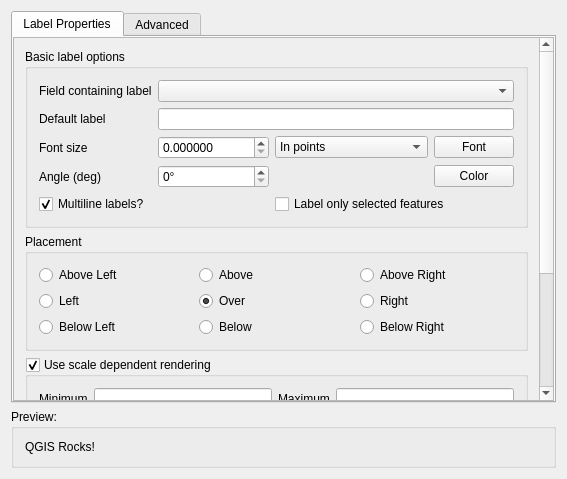
<?xml version="1.0" encoding="UTF-8"?>
<ui version="4.0">
 <class>QgsLabelDialogBase</class>
 <widget class="QWidget" name="QgsLabelDialogBase">
  <property name="geometry">
   <rect>
    <x>0</x>
    <y>0</y>
    <width>567</width>
    <height>479</height>
   </rect>
  </property>
  <property name="sizePolicy">
   <sizepolicy hsizetype="Expanding" vsizetype="Expanding">
    <horstretch>0</horstretch>
    <verstretch>0</verstretch>
   </sizepolicy>
  </property>
  <property name="windowTitle">
   <string>Form1</string>
  </property>
  <layout class="QVBoxLayout" name="verticalLayout">
   <item>
    <widget class="QTabWidget" name="tabWidget">
     <property name="currentIndex">
      <number>0</number>
     </property>
     <widget class="QWidget" name="tab">
      <attribute name="title">
       <string>Label Properties</string>
      </attribute>
      <layout class="QGridLayout" name="gridLayout">
       <property name="margin">
        <number>0</number>
       </property>
       <item row="0" column="0">
        <widget class="QScrollArea" name="scrollArea">
         <property name="widgetResizable">
          <bool>true</bool>
         </property>
         <widget class="QWidget" name="scrollAreaWidgetContents">
          <property name="geometry">
           <rect>
            <x>0</x>
            <y>0</y>
            <width>527</width>
            <height>543</height>
           </rect>
          </property>
          <layout class="QGridLayout" name="gridLayout_2">
           <item row="1" column="0">
            <widget class="QGroupBox" name="groupBox_2">
             <property name="title">
              <string>Placement</string>
             </property>
             <layout class="QGridLayout" name="_5">
              <property name="margin">
               <number>11</number>
              </property>
              <item row="2" column="2">
               <widget class="QRadioButton" name="radioBelowRight">
                <property name="text">
                 <string>Below Right</string>
                </property>
               </widget>
              </item>
              <item row="1" column="2">
               <widget class="QRadioButton" name="radioRight">
                <property name="text">
                 <string>Right</string>
                </property>
               </widget>
              </item>
              <item row="2" column="1">
               <widget class="QRadioButton" name="radioBelow">
                <property name="text">
                 <string>Below</string>
                </property>
               </widget>
              </item>
              <item row="1" column="1">
               <widget class="QRadioButton" name="radioOver">
                <property name="text">
                 <string>Over</string>
                </property>
                <property name="checked">
                 <bool>true</bool>
                </property>
               </widget>
              </item>
              <item row="0" column="1">
               <widget class="QRadioButton" name="radioAbove">
                <property name="text">
                 <string>Above</string>
                </property>
               </widget>
              </item>
              <item row="1" column="0">
               <widget class="QRadioButton" name="radioLeft">
                <property name="text">
                 <string>Left</string>
                </property>
               </widget>
              </item>
              <item row="2" column="0">
               <widget class="QRadioButton" name="radioBelowLeft">
                <property name="text">
                 <string>Below Left</string>
                </property>
               </widget>
              </item>
              <item row="0" column="2">
               <widget class="QRadioButton" name="radioAboveRight">
                <property name="text">
                 <string>Above Right</string>
                </property>
               </widget>
              </item>
              <item row="0" column="0">
               <widget class="QRadioButton" name="radioAboveLeft">
                <property name="text">
                 <string>Above Left</string>
                </property>
               </widget>
              </item>
             </layout>
            </widget>
           </item>
           <item row="2" column="0">
            <widget class="QGroupBox" name="chkUseScaleDependentRendering">
             <property name="title">
              <string>Use scale dependent rendering</string>
             </property>
             <property name="checkable">
              <bool>true</bool>
             </property>
             <layout class="QGridLayout" name="_2">
              <property name="margin">
               <number>11</number>
              </property>
              <item row="0" column="2">
               <widget class="QLabel" name="textLabel1_2_2_1">
                <property name="text">
                 <string>Maximum</string>
                </property>
                <property name="buddy">
                 <cstring>leMaximumScale</cstring>
                </property>
               </widget>
              </item>
              <item row="0" column="0">
               <widget class="QLabel" name="textLabel1_1">
                <property name="text">
                 <string>Minimum</string>
                </property>
                <property name="buddy">
                 <cstring>leMinimumScale</cstring>
                </property>
               </widget>
              </item>
              <item row="0" column="1">
               <widget class="QLineEdit" name="leMinimumScale"/>
              </item>
              <item row="0" column="3">
               <widget class="QLineEdit" name="leMaximumScale"/>
              </item>
             </layout>
            </widget>
           </item>
           <item row="3" column="0">
            <widget class="QGroupBox" name="chkUseBuffer">
             <property name="enabled">
              <bool>true</bool>
             </property>
             <property name="title">
              <string>Buffer labels</string>
             </property>
             <property name="checkable">
              <bool>true</bool>
             </property>
             <property name="checked">
              <bool>false</bool>
             </property>
             <layout class="QGridLayout" name="gridLayout_9">
              <item row="1" column="0">
               <widget class="QLabel" name="textLabel4_3_2_2">
                <property name="text">
                 <string>Buffer size</string>
                </property>
                <property name="buddy">
                 <cstring>spinBufferSize</cstring>
                </property>
               </widget>
              </item>
              <item row="1" column="1">
               <widget class="QDoubleSpinBox" name="spinBufferSize"/>
              </item>
              <item row="1" column="2">
               <widget class="QComboBox" name="cboBufferSizeUnits">
                <item>
                 <property name="text">
                  <string>In points</string>
                 </property>
                </item>
                <item>
                 <property name="text">
                  <string>In map units</string>
                 </property>
                </item>
               </widget>
              </item>
              <item row="1" column="3">
               <widget class="QPushButton" name="pbnDefaultBufferColor">
                <property name="text">
                 <string>Color</string>
                </property>
               </widget>
              </item>
              <item row="1" column="4">
               <widget class="QSpinBox" name="spinBufferTransparency">
                <property name="enabled">
                 <bool>false</bool>
                </property>
                <property name="sizePolicy">
                 <sizepolicy hsizetype="Expanding" vsizetype="Fixed">
                  <horstretch>0</horstretch>
                  <verstretch>0</verstretch>
                 </sizepolicy>
                </property>
                <property name="minimumSize">
                 <size>
                  <width>50</width>
                  <height>0</height>
                 </size>
                </property>
                <property name="suffix">
                 <string>%</string>
                </property>
                <property name="prefix">
                 <string>Transparency </string>
                </property>
                <property name="maximum">
                 <number>100</number>
                </property>
                <property name="value">
                 <number>0</number>
                </property>
               </widget>
              </item>
             </layout>
            </widget>
           </item>
           <item row="4" column="0">
            <widget class="QGroupBox" name="buttonGroup10">
             <property name="title">
              <string>Offset</string>
             </property>
             <layout class="QGridLayout" name="gridLayout_4">
              <item row="0" column="0">
               <widget class="QDoubleSpinBox" name="spinXOffset">
                <property name="prefix">
                 <string>X offset </string>
                </property>
                <property name="suffix">
                 <string/>
                </property>
                <property name="minimum">
                 <double>-99.000000000000000</double>
                </property>
               </widget>
              </item>
              <item row="0" column="1">
               <widget class="QDoubleSpinBox" name="spinYOffset">
                <property name="prefix">
                 <string>Y offset </string>
                </property>
                <property name="suffix">
                 <string/>
                </property>
                <property name="minimum">
                 <double>-99.000000000000000</double>
                </property>
               </widget>
              </item>
              <item row="0" column="2">
               <widget class="QComboBox" name="cboOffsetUnits">
                <item>
                 <property name="text">
                  <string>In points</string>
                 </property>
                </item>
                <item>
                 <property name="text">
                  <string>In map units</string>
                 </property>
                </item>
               </widget>
              </item>
             </layout>
            </widget>
           </item>
           <item row="0" column="0">
            <widget class="QGroupBox" name="groupBox_8">
             <property name="title">
              <string>Basic label options</string>
             </property>
             <layout class="QGridLayout" name="gridLayout_8">
              <item row="0" column="0">
               <widget class="QLabel" name="textLabel5">
                <property name="text">
                 <string>Field containing label</string>
                </property>
                <property name="buddy">
                 <cstring>cboLabelField</cstring>
                </property>
               </widget>
              </item>
              <item row="0" column="1" colspan="3">
               <widget class="QComboBox" name="cboLabelField">
                <property name="sizePolicy">
                 <sizepolicy hsizetype="Expanding" vsizetype="Fixed">
                  <horstretch>1</horstretch>
                  <verstretch>0</verstretch>
                 </sizepolicy>
                </property>
               </widget>
              </item>
              <item row="1" column="0">
               <widget class="QLabel" name="textLabel1">
                <property name="text">
                 <string>Default label</string>
                </property>
                <property name="buddy">
                 <cstring>leDefaultLabel</cstring>
                </property>
               </widget>
              </item>
              <item row="1" column="1" colspan="3">
               <widget class="QLineEdit" name="leDefaultLabel">
                <property name="sizePolicy">
                 <sizepolicy hsizetype="Expanding" vsizetype="Fixed">
                  <horstretch>2</horstretch>
                  <verstretch>0</verstretch>
                 </sizepolicy>
                </property>
               </widget>
              </item>
              <item row="3" column="0">
               <widget class="QLabel" name="textLabel5_2_2_3_2">
                <property name="text">
                 <string>Font size</string>
                </property>
                <property name="alignment">
                 <set>Qt::AlignLeading|Qt::AlignLeft|Qt::AlignVCenter</set>
                </property>
                <property name="buddy">
                 <cstring>spinFontSize</cstring>
                </property>
               </widget>
              </item>
              <item row="6" column="0">
               <widget class="QLabel" name="textLabel1_2_2_2_2_2">
                <property name="text">
                 <string>Angle (deg)</string>
                </property>
                <property name="buddy">
                 <cstring>spinAngle</cstring>
                </property>
               </widget>
              </item>
              <item row="3" column="1">
               <widget class="QDoubleSpinBox" name="spinFontSize">
                <property name="sizePolicy">
                 <sizepolicy hsizetype="Fixed" vsizetype="Fixed">
                  <horstretch>0</horstretch>
                  <verstretch>0</verstretch>
                 </sizepolicy>
                </property>
                <property name="minimumSize">
                 <size>
                  <width>50</width>
                  <height>0</height>
                 </size>
                </property>
                <property name="decimals">
                 <number>6</number>
                </property>
                <property name="maximum">
                 <double>1000000.000000000000000</double>
                </property>
                <property name="value">
                 <double>0.000000000000000</double>
                </property>
               </widget>
              </item>
              <item row="6" column="1">
               <widget class="QSpinBox" name="spinAngle">
                <property name="suffix">
                 <string>°</string>
                </property>
                <property name="maximum">
                 <number>360</number>
                </property>
                <property name="value">
                 <number>0</number>
                </property>
               </widget>
              </item>
              <item row="3" column="2">
               <widget class="QComboBox" name="cboFontSizeUnits">
                <item>
                 <property name="text">
                  <string>In points</string>
                 </property>
                </item>
                <item>
                 <property name="text">
                  <string>In map units</string>
                 </property>
                </item>
               </widget>
              </item>
              <item row="3" column="3">
               <widget class="QPushButton" name="btnDefaultFont">
                <property name="sizePolicy">
                 <sizepolicy hsizetype="Fixed" vsizetype="Fixed">
                  <horstretch>2</horstretch>
                  <verstretch>0</verstretch>
                 </sizepolicy>
                </property>
                <property name="text">
                 <string>Font</string>
                </property>
               </widget>
              </item>
              <item row="6" column="3">
               <widget class="QPushButton" name="pbnDefaultFontColor">
                <property name="sizePolicy">
                 <sizepolicy hsizetype="Fixed" vsizetype="Fixed">
                  <horstretch>2</horstretch>
                  <verstretch>0</verstretch>
                 </sizepolicy>
                </property>
                <property name="text">
                 <string>Color</string>
                </property>
               </widget>
              </item>
              <item row="7" column="0" colspan="2">
               <widget class="QCheckBox" name="chkUseMultiline">
                <property name="text">
                 <string>Multiline labels?</string>
                </property>
                <property name="checked">
                 <bool>true</bool>
                </property>
               </widget>
              </item>
              <item row="7" column="2" colspan="2">
               <widget class="QCheckBox" name="chkSelectedOnly">
                <property name="text">
                 <string>Label only selected features</string>
                </property>
               </widget>
              </item>
             </layout>
            </widget>
           </item>
          </layout>
         </widget>
        </widget>
       </item>
      </layout>
     </widget>
     <widget class="QWidget" name="tab_2">
      <attribute name="title">
       <string>Advanced</string>
      </attribute>
      <layout class="QGridLayout" name="gridLayout_5">
       <property name="margin">
        <number>0</number>
       </property>
       <item row="0" column="0">
        <widget class="QScrollArea" name="scrollArea_2">
         <property name="widgetResizable">
          <bool>true</bool>
         </property>
         <widget class="QWidget" name="scrollAreaWidgetContents_2">
          <property name="geometry">
           <rect>
            <x>0</x>
            <y>-321</y>
            <width>527</width>
            <height>684</height>
           </rect>
          </property>
          <layout class="QGridLayout" name="gridLayout_7">
           <item row="0" column="0">
            <widget class="QGroupBox" name="groupBox_5">
             <property name="title">
              <string>Data defined placement</string>
             </property>
             <layout class="QGridLayout" name="gridLayout_6">
              <item row="0" column="0">
               <widget class="QLabel" name="textLabel1_2_2_2_2_3">
                <property name="sizePolicy">
                 <sizepolicy hsizetype="Fixed" vsizetype="Fixed">
                  <horstretch>0</horstretch>
                  <verstretch>0</verstretch>
                 </sizepolicy>
                </property>
                <property name="text">
                 <string>Placement</string>
                </property>
                <property name="buddy">
                 <cstring>cboAlignmentField</cstring>
                </property>
               </widget>
              </item>
              <item row="0" column="1">
               <widget class="QComboBox" name="cboAlignmentField"/>
              </item>
              <item row="1" column="0">
               <widget class="QLabel" name="textLabel1_2_2_2_2">
                <property name="sizePolicy">
                 <sizepolicy hsizetype="Fixed" vsizetype="Fixed">
                  <horstretch>0</horstretch>
                  <verstretch>0</verstretch>
                 </sizepolicy>
                </property>
                <property name="text">
                 <string>Angle (deg)</string>
                </property>
                <property name="buddy">
                 <cstring>cboAngleField</cstring>
                </property>
               </widget>
              </item>
              <item row="1" column="1">
               <widget class="QComboBox" name="cboAngleField"/>
              </item>
             </layout>
            </widget>
           </item>
           <item row="1" column="0">
            <widget class="QGroupBox" name="groupBox">
             <property name="title">
              <string>Data defined properties</string>
             </property>
             <layout class="QGridLayout" name="gridLayout_10">
              <item row="0" column="0">
               <widget class="QLabel" name="lblFont">
                <property name="sizePolicy">
                 <sizepolicy hsizetype="Fixed" vsizetype="Fixed">
                  <horstretch>0</horstretch>
                  <verstretch>0</verstretch>
                 </sizepolicy>
                </property>
                <property name="text">
                 <string>&amp;Font family</string>
                </property>
                <property name="buddy">
                 <cstring>cboFontField</cstring>
                </property>
               </widget>
              </item>
              <item row="0" column="1">
               <widget class="QComboBox" name="cboFontField"/>
              </item>
              <item row="1" column="0">
               <widget class="QLabel" name="textLabel4">
                <property name="sizePolicy">
                 <sizepolicy hsizetype="Fixed" vsizetype="Fixed">
                  <horstretch>0</horstretch>
                  <verstretch>0</verstretch>
                 </sizepolicy>
                </property>
                <property name="text">
                 <string>&amp;Bold</string>
                </property>
                <property name="buddy">
                 <cstring>cboBoldField</cstring>
                </property>
               </widget>
              </item>
              <item row="1" column="1">
               <widget class="QComboBox" name="cboBoldField"/>
              </item>
              <item row="2" column="0">
               <widget class="QLabel" name="textLabel4_2_4">
                <property name="sizePolicy">
                 <sizepolicy hsizetype="Fixed" vsizetype="Fixed">
                  <horstretch>0</horstretch>
                  <verstretch>0</verstretch>
                 </sizepolicy>
                </property>
                <property name="text">
                 <string>&amp;Italic</string>
                </property>
                <property name="buddy">
                 <cstring>cboItalicField</cstring>
                </property>
               </widget>
              </item>
              <item row="2" column="1">
               <widget class="QComboBox" name="cboItalicField"/>
              </item>
              <item row="3" column="0">
               <widget class="QLabel" name="textLabel4_3">
                <property name="sizePolicy">
                 <sizepolicy hsizetype="Fixed" vsizetype="Fixed">
                  <horstretch>0</horstretch>
                  <verstretch>0</verstretch>
                 </sizepolicy>
                </property>
                <property name="text">
                 <string>&amp;Underline</string>
                </property>
                <property name="buddy">
                 <cstring>cboUnderlineField</cstring>
                </property>
               </widget>
              </item>
              <item row="3" column="1">
               <widget class="QComboBox" name="cboUnderlineField"/>
              </item>
              <item row="6" column="0">
               <widget class="QLabel" name="textLabel4_3_2">
                <property name="sizePolicy">
                 <sizepolicy hsizetype="Fixed" vsizetype="Fixed">
                  <horstretch>0</horstretch>
                  <verstretch>0</verstretch>
                 </sizepolicy>
                </property>
                <property name="text">
                 <string>&amp;Size</string>
                </property>
                <property name="buddy">
                 <cstring>cboFontSizeField</cstring>
                </property>
               </widget>
              </item>
              <item row="6" column="1">
               <widget class="QComboBox" name="cboFontSizeField"/>
              </item>
              <item row="7" column="0">
               <widget class="QLabel" name="textLabel4_3_2_4">
                <property name="sizePolicy">
                 <sizepolicy hsizetype="Fixed" vsizetype="Fixed">
                  <horstretch>0</horstretch>
                  <verstretch>0</verstretch>
                 </sizepolicy>
                </property>
                <property name="text">
                 <string>Size units</string>
                </property>
                <property name="buddy">
                 <cstring>cboFontSizeTypeField</cstring>
                </property>
               </widget>
              </item>
              <item row="7" column="1">
               <widget class="QComboBox" name="cboFontSizeTypeField"/>
              </item>
              <item row="8" column="0">
               <widget class="QLabel" name="textLabel4_3_2_5">
                <property name="sizePolicy">
                 <sizepolicy hsizetype="Fixed" vsizetype="Fixed">
                  <horstretch>0</horstretch>
                  <verstretch>0</verstretch>
                 </sizepolicy>
                </property>
                <property name="text">
                 <string>&amp;Color</string>
                </property>
                <property name="buddy">
                 <cstring>cboFontColorField</cstring>
                </property>
               </widget>
              </item>
              <item row="8" column="1">
               <widget class="QComboBox" name="cboFontColorField"/>
              </item>
              <item row="4" column="1">
               <widget class="QComboBox" name="cboStrikeOutField"/>
              </item>
              <item row="4" column="0">
               <widget class="QLabel" name="label">
                <property name="text">
                 <string>Strikeout</string>
                </property>
                <property name="buddy">
                 <cstring>cboStrikeOutField</cstring>
                </property>
               </widget>
              </item>
             </layout>
            </widget>
           </item>
           <item row="2" column="0">
            <widget class="QGroupBox" name="groupBox_6">
             <property name="title">
              <string>Data defined buffer</string>
             </property>
             <layout class="QGridLayout" name="gridLayout_11">
              <item row="0" column="0">
               <widget class="QLabel" name="textLabel1_3_2_2_2">
                <property name="enabled">
                 <bool>false</bool>
                </property>
                <property name="sizePolicy">
                 <sizepolicy hsizetype="Fixed" vsizetype="Fixed">
                  <horstretch>0</horstretch>
                  <verstretch>0</verstretch>
                 </sizepolicy>
                </property>
                <property name="minimumSize">
                 <size>
                  <width>70</width>
                  <height>0</height>
                 </size>
                </property>
                <property name="text">
                 <string>Transparency:</string>
                </property>
                <property name="buddy">
                 <cstring>cboBufferTransparencyField</cstring>
                </property>
               </widget>
              </item>
              <item row="0" column="1">
               <widget class="QComboBox" name="cboBufferTransparencyField">
                <property name="enabled">
                 <bool>false</bool>
                </property>
               </widget>
              </item>
              <item row="1" column="0">
               <widget class="QLabel" name="textLabel4_3_2_2_2">
                <property name="sizePolicy">
                 <sizepolicy hsizetype="Fixed" vsizetype="Fixed">
                  <horstretch>0</horstretch>
                  <verstretch>0</verstretch>
                 </sizepolicy>
                </property>
                <property name="text">
                 <string>Size:</string>
                </property>
                <property name="buddy">
                 <cstring>cboBufferSizeField</cstring>
                </property>
               </widget>
              </item>
              <item row="1" column="1">
               <widget class="QComboBox" name="cboBufferSizeField"/>
              </item>
             </layout>
            </widget>
           </item>
           <item row="3" column="0">
            <widget class="QGroupBox" name="groupBox_7">
             <property name="title">
              <string>Data defined position</string>
             </property>
             <layout class="QGridLayout" name="gridLayout_12">
              <item row="0" column="0">
               <widget class="QLabel" name="textLabel1_2">
                <property name="sizePolicy">
                 <sizepolicy hsizetype="Fixed" vsizetype="Fixed">
                  <horstretch>0</horstretch>
                  <verstretch>0</verstretch>
                 </sizepolicy>
                </property>
                <property name="text">
                 <string>X Coordinate</string>
                </property>
                <property name="buddy">
                 <cstring>cboXCoordinateField</cstring>
                </property>
               </widget>
              </item>
              <item row="0" column="1">
               <widget class="QComboBox" name="cboXCoordinateField"/>
              </item>
              <item row="1" column="0">
               <widget class="QLabel" name="textLabel1_2_2">
                <property name="sizePolicy">
                 <sizepolicy hsizetype="Fixed" vsizetype="Fixed">
                  <horstretch>0</horstretch>
                  <verstretch>0</verstretch>
                 </sizepolicy>
                </property>
                <property name="text">
                 <string>Y Coordinate</string>
                </property>
                <property name="buddy">
                 <cstring>cboYCoordinateField</cstring>
                </property>
               </widget>
              </item>
              <item row="1" column="1">
               <widget class="QComboBox" name="cboYCoordinateField"/>
              </item>
              <item row="2" column="0">
               <widget class="QLabel" name="textLabel1_2_3">
                <property name="sizePolicy">
                 <sizepolicy hsizetype="Fixed" vsizetype="Fixed">
                  <horstretch>0</horstretch>
                  <verstretch>0</verstretch>
                 </sizepolicy>
                </property>
                <property name="text">
                 <string>X Offset (pts)</string>
                </property>
                <property name="buddy">
                 <cstring>cboXOffsetField</cstring>
                </property>
               </widget>
              </item>
              <item row="2" column="1">
               <widget class="QComboBox" name="cboXOffsetField"/>
              </item>
              <item row="3" column="0">
               <widget class="QLabel" name="textLabel1_2_2_2">
                <property name="sizePolicy">
                 <sizepolicy hsizetype="Fixed" vsizetype="Fixed">
                  <horstretch>0</horstretch>
                  <verstretch>0</verstretch>
                 </sizepolicy>
                </property>
                <property name="text">
                 <string>Y Offset (pts)</string>
                </property>
                <property name="buddy">
                 <cstring>cboYOffsetField</cstring>
                </property>
               </widget>
              </item>
              <item row="3" column="1">
               <widget class="QComboBox" name="cboYOffsetField"/>
              </item>
             </layout>
            </widget>
           </item>
          </layout>
         </widget>
        </widget>
       </item>
      </layout>
     </widget>
    </widget>
   </item>
   <item>
    <widget class="QGroupBox" name="groupBox5">
     <property name="sizePolicy">
      <sizepolicy hsizetype="Expanding" vsizetype="Fixed">
       <horstretch>0</horstretch>
       <verstretch>0</verstretch>
      </sizepolicy>
     </property>
     <property name="maximumSize">
      <size>
       <width>800</width>
       <height>200</height>
      </size>
     </property>
     <property name="title">
      <string>Preview:</string>
     </property>
     <layout class="QGridLayout">
      <property name="margin">
       <number>11</number>
      </property>
      <item row="0" column="0">
       <widget class="QLabel" name="lblSample">
        <property name="text">
         <string>QGIS Rocks!</string>
        </property>
       </widget>
      </item>
     </layout>
    </widget>
   </item>
  </layout>
 </widget>
 <layoutdefault spacing="6" margin="11"/>
 <tabstops>
  <tabstop>tabWidget</tabstop>
  <tabstop>scrollArea</tabstop>
  <tabstop>cboLabelField</tabstop>
  <tabstop>leDefaultLabel</tabstop>
  <tabstop>spinFontSize</tabstop>
  <tabstop>cboFontSizeUnits</tabstop>
  <tabstop>btnDefaultFont</tabstop>
  <tabstop>spinAngle</tabstop>
  <tabstop>pbnDefaultFontColor</tabstop>
  <tabstop>chkUseMultiline</tabstop>
  <tabstop>chkSelectedOnly</tabstop>
  <tabstop>radioAboveLeft</tabstop>
  <tabstop>radioAbove</tabstop>
  <tabstop>radioAboveRight</tabstop>
  <tabstop>radioLeft</tabstop>
  <tabstop>radioOver</tabstop>
  <tabstop>radioRight</tabstop>
  <tabstop>radioBelowLeft</tabstop>
  <tabstop>radioBelow</tabstop>
  <tabstop>radioBelowRight</tabstop>
  <tabstop>chkUseScaleDependentRendering</tabstop>
  <tabstop>leMinimumScale</tabstop>
  <tabstop>leMaximumScale</tabstop>
  <tabstop>chkUseBuffer</tabstop>
  <tabstop>spinBufferSize</tabstop>
  <tabstop>cboBufferSizeUnits</tabstop>
  <tabstop>pbnDefaultBufferColor</tabstop>
  <tabstop>spinBufferTransparency</tabstop>
  <tabstop>spinXOffset</tabstop>
  <tabstop>spinYOffset</tabstop>
  <tabstop>cboOffsetUnits</tabstop>
  <tabstop>scrollArea_2</tabstop>
  <tabstop>cboAlignmentField</tabstop>
  <tabstop>cboAngleField</tabstop>
  <tabstop>cboFontField</tabstop>
  <tabstop>cboBoldField</tabstop>
  <tabstop>cboItalicField</tabstop>
  <tabstop>cboUnderlineField</tabstop>
  <tabstop>cboStrikeOutField</tabstop>
  <tabstop>cboFontSizeField</tabstop>
  <tabstop>cboFontSizeTypeField</tabstop>
  <tabstop>cboFontColorField</tabstop>
  <tabstop>cboBufferTransparencyField</tabstop>
  <tabstop>cboBufferSizeField</tabstop>
  <tabstop>cboXCoordinateField</tabstop>
  <tabstop>cboYCoordinateField</tabstop>
  <tabstop>cboXOffsetField</tabstop>
  <tabstop>cboYOffsetField</tabstop>
 </tabstops>
 <resources/>
 <connections/>
</ui>
